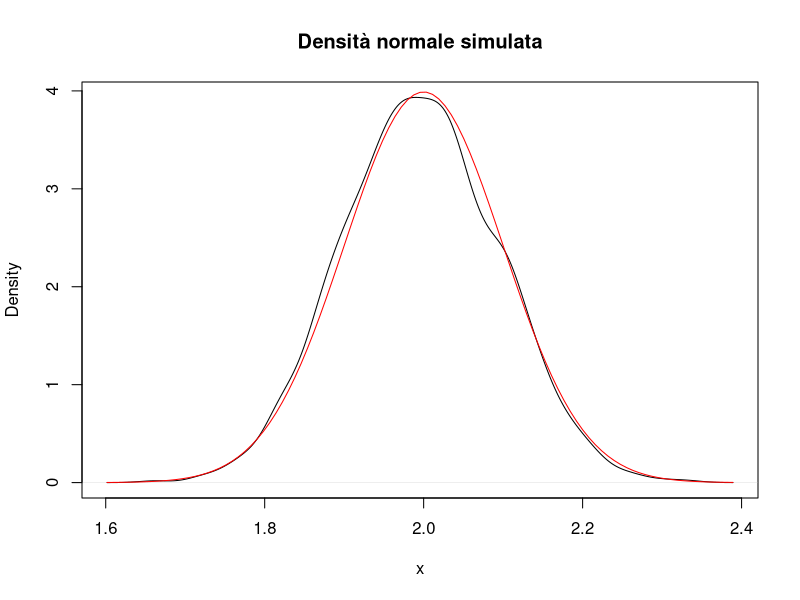

Source code (R):
# Fissiamo i semi per riproducibilità
set.seed(3)      
u <- runif(3000)   # Generiamo 3000 numeri uniformi in (0,1)
set.seed(5)      
y <- -log(1-runif(3000))   # Generiamo 3000 numeri esponenziali(1)

# Applichiamo la funzione di accettazione/reiezione
v <- exp(-(y-1)^2/2)   # Valori della funzione target
z <- which(u < v)      # Selezioniamo gli indici accettati
x <- y[z]              # Costruiamo il campione accettato

length(x)  # Numero di campioni accettati (~2270)
# Seconda fase: generazione della normale standard
set.seed(7)
v <- runif(length(x)) 
# Generiamo un nuovo vettore uniforme lungo quanto x

# Assegniamo segno negativo a metà dei valori per simulare N(0,1)
v[v < 0.5] <- -1
v[v >= 0.5] <- 1
z <- x * v

length(z)  # Numero di campioni simulati (2270)
# Trasformiamo la normale standard in N(μ=2, σ=0.1)
t <- 2 + 0.1 * z   

length(t)    # Numero di valori finali = 2270
mean(t)      # Media campionaria
var(t)       # Varianza campionaria
# Grafico della densità simulata vs teorica
plot(density(t), main="Densità normale simulata", xlab="x")
curve(dnorm(x, mean=2, sd=0.1), add=TRUE, col="red")
